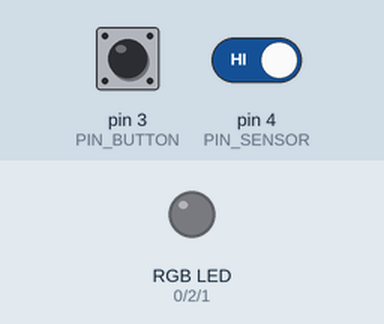
This sketch was run on a simulated Arduino Uno, built with avr-gcc and run on an emulated ATmega328P. Shown: an RGB LED mixed from three pins (HIGH = lit). Dashed ring = blinking. Inputs (shaded band) come from the test bench; at power-on: pin 3 (PIN_BUTTON) HIGH, pin 4 (PIN_SENSOR) HIGH.

Above: at 1.2 s.
1.3 s: pin 3 (PIN_BUTTON) pulled LOW for 3.2 s
At 3.5 s:
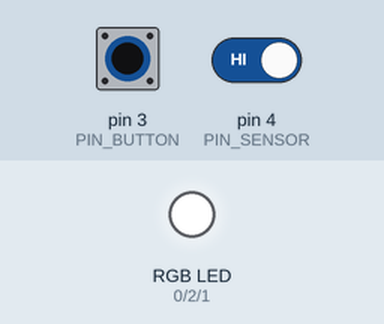
6.4 s: pin 4 (PIN_SENSOR) driven LOW
At 7.15 s:
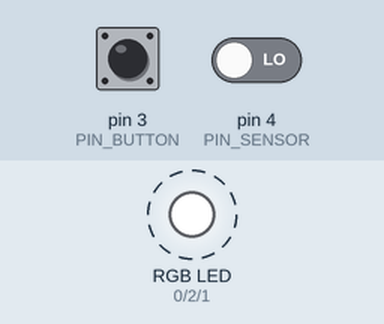
9.4 s: pin 4 (PIN_SENSOR) driven HIGH
At 12.32 s:
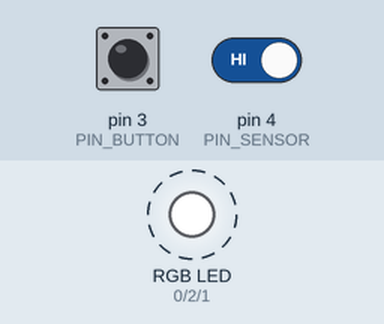
12.4 s: pin 3 (PIN_BUTTON) pulled LOW for 3.2 s
At 14.5 s:
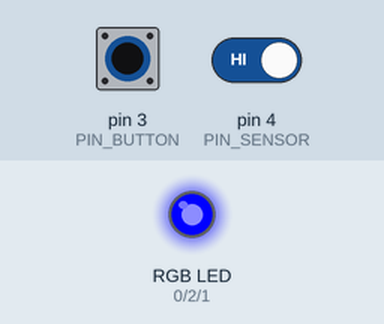
17.1 s: pin 3 (PIN_BUTTON) pulled LOW for 1 s
At 19.1 s:
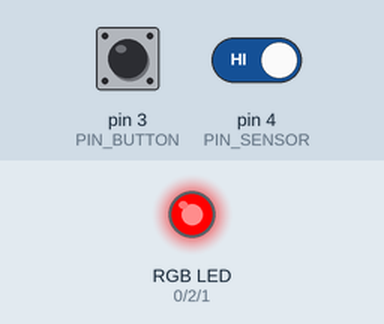
Timing chart, 0 to 20.6 s (numbered marks = the images above; inputs shaded):
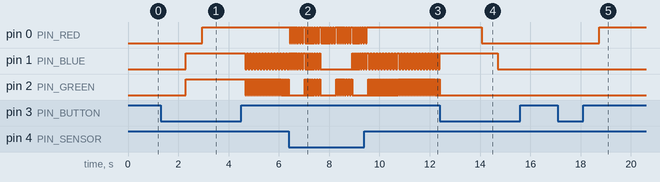

Measured:
- after the input at 1.3 s, pin 0 (PIN_RED): LOW → HIGH after 1.6 s; pin 1 (PIN_BLUE): LOW → HIGH after 1.0 s, then repeats every 0.12 s: LOW 0.06 s, HIGH 0.06 s; pin 2 (PIN_GREEN): LOW → HIGH after 1.0 s, then repeats every 0.06 s: LOW 0.03 s, HIGH 0.03 s
- after the input at 6.4 s, pin 0 (PIN_RED): alternates HIGH for 0.03 s and LOW for 0.03 s, starting at once
- after the input at 9.4 s, pin 0 (PIN_RED): goes on until 9.5 s, then stays HIGH
- after the input at 12.4 s, pin 0 (PIN_RED): HIGH → LOW after 1.7 s; pin 2 (PIN_GREEN): stops changing and stays LOW
- after the input at 17.1 s, pin 0 (PIN_RED): LOW → HIGH after 1.6 s

The sketch:

swordLED.ino
```cpp
// PINS DEFINITION
#define PIN_RED 0
#define PIN_BLUE 1
#define PIN_GREEN 2

#define PIN_BUTTON 3
#define PIN_SENSOR 4

// FLAGS DEFINITION
#define FLAG_R 1
#define FLAG_G 2
#define FLAG_B 4

#define OFF 0
#define ON 1

// States
byte colourMode;
byte ledState;
boolean randomMode;
boolean randomShock;

// Global variables
int count;
int count1;

void setup() {

  // Pin init.
  pinMode(PIN_RED, OUTPUT);
  pinMode(PIN_GREEN, OUTPUT);
  pinMode(PIN_BLUE, OUTPUT);
  pinMode(PIN_BUTTON, INPUT);
  pinMode(PIN_SENSOR, INPUT);

  // Initialize States
  colourMode = FLAG_R + FLAG_G + FLAG_B;
  ledState = OFF;
  randomShock = false;
  randomMode = false;

}

void loop() {

  // Avoid delays, count the time to choose between update colour or switch
  if (digitalRead(PIN_BUTTON) == LOW) {
    // Waiting for button release...
    for (count = 0; count < 200; count++) {
      if (digitalRead(PIN_BUTTON) == HIGH) {
        // Button released

        // Waiting for second button tap...
        for (count1 = 0; count1 < 30; count1++) {
            if (digitalRead(PIN_BUTTON) == LOW) {
              // Double Button Tap.
              count = 220;

              // Interrupt counting, only want to change shock mode
              break;
            }
            delay(5); // 5 milisec * 200 = 1 second
        }

        // No second tap detected.
        // Interrupt counting, only want to update colour
        break;
      }
      delay(5); // 5 milisec * 200 = 1 second
    }

    // More than one second, switch on/off
    if (count == 200) {
      if (ledState == ON) {
        switchOff();
        ledState = OFF;
      }
      else {
        switchOn();
        ledState = ON;
      }
    } else if (count == 220) {
      // Special Double Tap Mode
      if (randomShock == true){
        randomShock = false;
        shock();
      } else {
        randomShock = true;
        shock();
      }
    } else {
      changeColour();
      updateLEDs();
    }
  }

  if (digitalRead(PIN_SENSOR) == LOW) {
    shock();
  }

  if (randomMode) {
      // Colour mode 0, 2, 4, 6, 8 are useless. Red always on.
      // Colour mode 1 (R), 3 (RG), 5 (RB), 7 (RGB)
      colourMode++;
      if (colourMode % 2 == 0) {
        colourMode++;
      }
      if (colourMode > 7) {
        colourMode = 1;
      }
      updateLEDs();
      delay(30);
  }

}

void switchOn() {
  // Prepare other colours on
  if ((colourMode & FLAG_G) == FLAG_G)
    digitalWrite(PIN_GREEN, HIGH);
  if ((colourMode & FLAG_B) == FLAG_B)
    digitalWrite(PIN_BLUE, HIGH);

  // Switch On progressively
    for (count = 0; count <= 255; count++) {
      analogWrite(PIN_RED, count);
      delay(5);
    }
    digitalWrite(PIN_RED, HIGH);
}

void switchOff() {
  // Switch On progressively
    for (count = 255; count > 0; count--) {
      analogWrite(PIN_RED, count);
      delay(5);
    }
    digitalWrite(PIN_RED, LOW);

    // Switch off other colours
    if ((colourMode & FLAG_G) == FLAG_G)
      digitalWrite(PIN_GREEN, LOW);
    if ((colourMode & FLAG_B) == FLAG_B)
      digitalWrite(PIN_BLUE, LOW);
}

// Check colour state and set next state
void changeColour() {
  // Red is global colour sw and mandatory
  // [RGB-R-RG-BR]

  if (randomMode) {
    colourMode = FLAG_R;
    randomMode = false;
  } else {
    if (colourMode == (FLAG_R | FLAG_G | FLAG_B)) {
      randomMode = true;
      colourMode = 0;
    } else if (colourMode == FLAG_R)
      colourMode = (FLAG_R | FLAG_G);
    else if (colourMode == (FLAG_R | FLAG_G))
      colourMode = (FLAG_R | FLAG_B);
    else if (colourMode == (FLAG_R | FLAG_B))
      colourMode = (FLAG_R | FLAG_G | FLAG_B);
    else
      colourMode = (FLAG_R | FLAG_G | FLAG_B);
  }

}

// Update colourMode to LEDs activating them
void updateLEDs() {
  if ((colourMode & FLAG_R) == FLAG_R) {
    if (ledState == ON)
      digitalWrite(PIN_RED, HIGH);
    else
      digitalWrite(PIN_RED, LOW);
  } else
    digitalWrite(PIN_RED, LOW);

  if ((colourMode & FLAG_G) == FLAG_G) {
    if (ledState == ON)
      digitalWrite(PIN_GREEN, HIGH);
    else
      digitalWrite(PIN_GREEN, LOW);
  } else
    digitalWrite(PIN_GREEN, LOW);

  if((colourMode & FLAG_B) == FLAG_B) {
    if (ledState == ON)
      digitalWrite(PIN_BLUE, HIGH);
    else
      digitalWrite(PIN_BLUE, LOW);
  } else
    digitalWrite(PIN_BLUE, LOW);
}

void shock() {
  if (ledState == ON) {
    // Save colour mode.
    byte tempColourMode = colourMode;
    byte countColourMode = 0;

    for (count = 0; count < 5; count++) {
      ledState = OFF;
      updateLEDs();
      delay(30);

      ledState = ON;
      if (randomShock == true) {
        // Colour mode 0, 2, 4, 6, 8 are useless. Red always on.
        // Colour mode 1 (R), 3 (RG), 5 (RB), 7 (RGB)
        countColourMode++;
        if (countColourMode % 2 == 0) {
          countColourMode++;
        }
        if (countColourMode > 7) {
          countColourMode = 1;
        }
        colourMode = countColourMode;
      }
      updateLEDs();
      delay(30);
    }

    for (count = 0; count < 3; count++) {
      ledState = OFF;
      updateLEDs();
      delay(50);
      ledState = ON;
      if (randomShock == true) {
        // Colour mode 0, 2, 4, 6, 8 are useless. Red always on.
        // Colour mode 1 (R), 3 (RG), 5 (RB), 7 (RGB)
        countColourMode++;
        if (countColourMode % 2 == 0) {
          countColourMode++;
        }
        if (countColourMode > 7) {
          countColourMode = 1;
        }
        colourMode = countColourMode;
      }
      updateLEDs();
      delay(50);
    }

    // Restore colour mode.
    colourMode = tempColourMode;
  }
}
```
